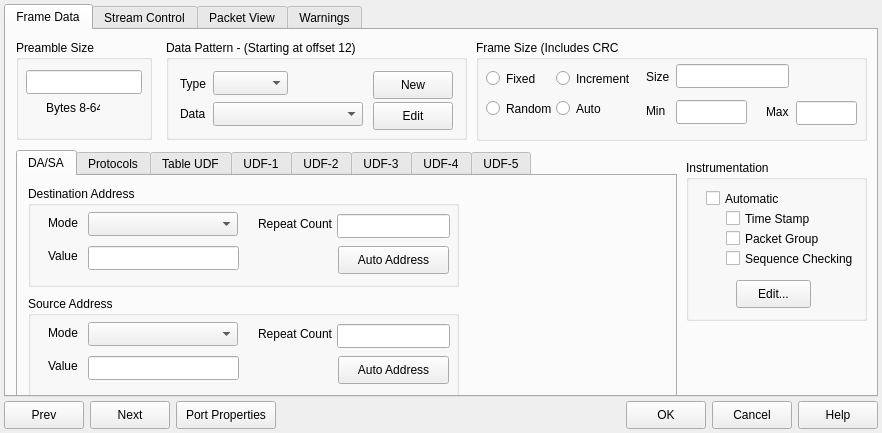
<?xml version="1.0" encoding="UTF-8"?>
<ui version="4.0">
 <class>mainWindow</class>
 <widget class="QMainWindow" name="mainWindow">
  <property name="geometry">
   <rect>
    <x>0</x>
    <y>0</y>
    <width>882</width>
    <height>433</height>
   </rect>
  </property>
  <property name="font">
   <font>
    <family>Segoe UI</family>
    <pointsize>9</pointsize>
   </font>
  </property>
  <property name="windowTitle">
   <string>mainWindow</string>
  </property>
  <widget class="QWidget" name="centralWidget">
   <layout class="QGridLayout" name="gridLayout">
    <property name="leftMargin">
     <number>4</number>
    </property>
    <property name="topMargin">
     <number>4</number>
    </property>
    <property name="rightMargin">
     <number>4</number>
    </property>
    <property name="bottomMargin">
     <number>4</number>
    </property>
    <property name="spacing">
     <number>4</number>
    </property>
    <item row="0" column="1">
     <layout class="QVBoxLayout" name="verticalLayout">
      <item>
       <widget class="QTabWidget" name="tabWidget">
        <property name="tabShape">
         <enum>QTabWidget::Rounded</enum>
        </property>
        <property name="currentIndex">
         <number>0</number>
        </property>
        <widget class="QWidget" name="tab">
         <attribute name="title">
          <string>Frame Data</string>
         </attribute>
         <widget class="QGroupBox" name="groupBox">
          <property name="geometry">
           <rect>
            <x>10</x>
            <y>10</y>
            <width>136</width>
            <height>100</height>
           </rect>
          </property>
          <property name="minimumSize">
           <size>
            <width>0</width>
            <height>100</height>
           </size>
          </property>
          <property name="maximumSize">
           <size>
            <width>16777215</width>
            <height>100</height>
           </size>
          </property>
          <property name="title">
           <string>Preamble Size</string>
          </property>
          <widget class="QLineEdit" name="lineEdit">
           <property name="geometry">
            <rect>
             <x>10</x>
             <y>30</y>
             <width>116</width>
             <height>24</height>
            </rect>
           </property>
           <property name="minimumSize">
            <size>
             <width>113</width>
             <height>24</height>
            </size>
           </property>
           <property name="maximumSize">
            <size>
             <width>16777215</width>
             <height>24</height>
            </size>
           </property>
          </widget>
          <widget class="QLabel" name="label">
           <property name="geometry">
            <rect>
             <x>30</x>
             <y>60</y>
             <width>54</width>
             <height>16</height>
            </rect>
           </property>
           <property name="text">
            <string>Bytes 8-64</string>
           </property>
          </widget>
         </widget>
         <widget class="QGroupBox" name="groupBox_2">
          <property name="geometry">
           <rect>
            <x>160</x>
            <y>10</y>
            <width>301</width>
            <height>100</height>
           </rect>
          </property>
          <property name="minimumSize">
           <size>
            <width>0</width>
            <height>100</height>
           </size>
          </property>
          <property name="maximumSize">
           <size>
            <width>16777215</width>
            <height>100</height>
           </size>
          </property>
          <property name="title">
           <string>Data Pattern - (Starting at offset 12)</string>
          </property>
          <layout class="QGridLayout" name="gridLayout_2">
           <item row="0" column="1">
            <widget class="QComboBox" name="combo_Type">
             <property name="minimumSize">
              <size>
               <width>75</width>
               <height>24</height>
              </size>
             </property>
             <property name="maximumSize">
              <size>
               <width>75</width>
               <height>16777215</height>
              </size>
             </property>
            </widget>
           </item>
           <item row="1" column="1">
            <widget class="QComboBox" name="combo_data">
             <property name="minimumSize">
              <size>
               <width>150</width>
               <height>24</height>
              </size>
             </property>
             <property name="maximumSize">
              <size>
               <width>150</width>
               <height>16777215</height>
              </size>
             </property>
            </widget>
           </item>
           <item row="0" column="0">
            <widget class="QLabel" name="label_2">
             <property name="text">
              <string>Type</string>
             </property>
            </widget>
           </item>
           <item row="1" column="3">
            <widget class="QPushButton" name="pushButton_8">
             <property name="minimumSize">
              <size>
               <width>0</width>
               <height>28</height>
              </size>
             </property>
             <property name="text">
              <string>Edit</string>
             </property>
            </widget>
           </item>
           <item row="1" column="0">
            <widget class="QLabel" name="label_3">
             <property name="text">
              <string>Data</string>
             </property>
            </widget>
           </item>
           <item row="0" column="3">
            <widget class="QPushButton" name="pushButton_7">
             <property name="minimumSize">
              <size>
               <width>0</width>
               <height>28</height>
              </size>
             </property>
             <property name="text">
              <string>New</string>
             </property>
            </widget>
           </item>
           <item row="1" column="2">
            <spacer name="horizontalSpacer_2">
             <property name="orientation">
              <enum>Qt::Horizontal</enum>
             </property>
             <property name="sizeHint" stdset="0">
              <size>
               <width>40</width>
               <height>20</height>
              </size>
             </property>
            </spacer>
           </item>
          </layout>
         </widget>
         <widget class="QGroupBox" name="groupBox_3">
          <property name="geometry">
           <rect>
            <x>470</x>
            <y>10</y>
            <width>391</width>
            <height>101</height>
           </rect>
          </property>
          <property name="title">
           <string>Frame Size (Includes CRC</string>
          </property>
          <widget class="QRadioButton" name="radioButton">
           <property name="geometry">
            <rect>
             <x>10</x>
             <y>30</y>
             <width>82</width>
             <height>17</height>
            </rect>
           </property>
           <property name="text">
            <string>Fixed</string>
           </property>
          </widget>
          <widget class="QRadioButton" name="radioButton_2">
           <property name="geometry">
            <rect>
             <x>10</x>
             <y>60</y>
             <width>82</width>
             <height>17</height>
            </rect>
           </property>
           <property name="text">
            <string>Random</string>
           </property>
          </widget>
          <widget class="QRadioButton" name="radioButton_3">
           <property name="geometry">
            <rect>
             <x>80</x>
             <y>30</y>
             <width>82</width>
             <height>17</height>
            </rect>
           </property>
           <property name="text">
            <string>Increment</string>
           </property>
          </widget>
          <widget class="QRadioButton" name="radioButton_4">
           <property name="geometry">
            <rect>
             <x>80</x>
             <y>60</y>
             <width>82</width>
             <height>17</height>
            </rect>
           </property>
           <property name="text">
            <string>Auto</string>
           </property>
          </widget>
          <widget class="QLabel" name="label_4">
           <property name="geometry">
            <rect>
             <x>170</x>
             <y>30</y>
             <width>47</width>
             <height>13</height>
            </rect>
           </property>
           <property name="text">
            <string>Size</string>
           </property>
          </widget>
          <widget class="QLabel" name="label_5">
           <property name="geometry">
            <rect>
             <x>170</x>
             <y>64</y>
             <width>47</width>
             <height>13</height>
            </rect>
           </property>
           <property name="text">
            <string>Min</string>
           </property>
          </widget>
          <widget class="QLineEdit" name="lineEdit_2">
           <property name="geometry">
            <rect>
             <x>200</x>
             <y>24</y>
             <width>113</width>
             <height>24</height>
            </rect>
           </property>
           <property name="minimumSize">
            <size>
             <width>113</width>
             <height>24</height>
            </size>
           </property>
           <property name="maximumSize">
            <size>
             <width>16777215</width>
             <height>24</height>
            </size>
           </property>
          </widget>
          <widget class="QLineEdit" name="lineEdit_3">
           <property name="geometry">
            <rect>
             <x>200</x>
             <y>60</y>
             <width>71</width>
             <height>24</height>
            </rect>
           </property>
           <property name="minimumSize">
            <size>
             <width>50</width>
             <height>24</height>
            </size>
           </property>
           <property name="maximumSize">
            <size>
             <width>16777215</width>
             <height>24</height>
            </size>
           </property>
          </widget>
          <widget class="QLineEdit" name="lineEdit_4">
           <property name="geometry">
            <rect>
             <x>320</x>
             <y>61</y>
             <width>61</width>
             <height>24</height>
            </rect>
           </property>
           <property name="minimumSize">
            <size>
             <width>50</width>
             <height>24</height>
            </size>
           </property>
           <property name="maximumSize">
            <size>
             <width>16777215</width>
             <height>24</height>
            </size>
           </property>
          </widget>
          <widget class="QLabel" name="label_6">
           <property name="geometry">
            <rect>
             <x>290</x>
             <y>65</y>
             <width>47</width>
             <height>13</height>
            </rect>
           </property>
           <property name="maximumSize">
            <size>
             <width>16777215</width>
             <height>24</height>
            </size>
           </property>
           <property name="text">
            <string>Max</string>
           </property>
          </widget>
         </widget>
         <widget class="QTabWidget" name="tabfields">
          <property name="geometry">
           <rect>
            <x>10</x>
            <y>120</y>
            <width>661</width>
            <height>251</height>
           </rect>
          </property>
          <property name="tabShape">
           <enum>QTabWidget::Rounded</enum>
          </property>
          <property name="currentIndex">
           <number>0</number>
          </property>
          <widget class="QWidget" name="tab_5">
           <attribute name="title">
            <string>DA/SA</string>
           </attribute>
           <widget class="QGroupBox" name="groupBox_5">
            <property name="geometry">
             <rect>
              <x>10</x>
              <y>10</y>
              <width>431</width>
              <height>101</height>
             </rect>
            </property>
            <property name="title">
             <string>Destination Address</string>
            </property>
            <widget class="QLabel" name="label_7">
             <property name="geometry">
              <rect>
               <x>20</x>
               <y>30</y>
               <width>47</width>
               <height>13</height>
              </rect>
             </property>
             <property name="text">
              <string>Mode</string>
             </property>
            </widget>
            <widget class="QLabel" name="label_8">
             <property name="geometry">
              <rect>
               <x>20</x>
               <y>63</y>
               <width>47</width>
               <height>13</height>
              </rect>
             </property>
             <property name="text">
              <string>Value</string>
             </property>
            </widget>
            <widget class="QComboBox" name="cmb_dest_mode">
             <property name="geometry">
              <rect>
               <x>60</x>
               <y>26</y>
               <width>150</width>
               <height>24</height>
              </rect>
             </property>
             <property name="minimumSize">
              <size>
               <width>150</width>
               <height>24</height>
              </size>
             </property>
             <property name="maximumSize">
              <size>
               <width>150</width>
               <height>16777215</height>
              </size>
             </property>
            </widget>
            <widget class="QLineEdit" name="lineEdit_5">
             <property name="geometry">
              <rect>
               <x>60</x>
               <y>60</y>
               <width>151</width>
               <height>24</height>
              </rect>
             </property>
             <property name="minimumSize">
              <size>
               <width>113</width>
               <height>24</height>
              </size>
             </property>
             <property name="maximumSize">
              <size>
               <width>16777215</width>
               <height>24</height>
              </size>
             </property>
            </widget>
            <widget class="QLabel" name="label_9">
             <property name="geometry">
              <rect>
               <x>230</x>
               <y>30</y>
               <width>81</width>
               <height>16</height>
              </rect>
             </property>
             <property name="text">
              <string>Repeat Count</string>
             </property>
            </widget>
            <widget class="QLineEdit" name="lineEdit_6">
             <property name="geometry">
              <rect>
               <x>309</x>
               <y>28</y>
               <width>113</width>
               <height>24</height>
              </rect>
             </property>
             <property name="minimumSize">
              <size>
               <width>113</width>
               <height>24</height>
              </size>
             </property>
             <property name="maximumSize">
              <size>
               <width>16777215</width>
               <height>24</height>
              </size>
             </property>
            </widget>
            <widget class="QPushButton" name="pushButton_10">
             <property name="geometry">
              <rect>
               <x>310</x>
               <y>60</y>
               <width>111</width>
               <height>28</height>
              </rect>
             </property>
             <property name="minimumSize">
              <size>
               <width>0</width>
               <height>28</height>
              </size>
             </property>
             <property name="maximumSize">
              <size>
               <width>16777215</width>
               <height>28</height>
              </size>
             </property>
             <property name="text">
              <string>Auto Address</string>
             </property>
            </widget>
           </widget>
           <widget class="QGroupBox" name="groupBox_6">
            <property name="geometry">
             <rect>
              <x>10</x>
              <y>120</y>
              <width>431</width>
              <height>101</height>
             </rect>
            </property>
            <property name="title">
             <string>Source Address</string>
            </property>
            <widget class="QLabel" name="label_16">
             <property name="geometry">
              <rect>
               <x>20</x>
               <y>30</y>
               <width>47</width>
               <height>13</height>
              </rect>
             </property>
             <property name="text">
              <string>Mode</string>
             </property>
            </widget>
            <widget class="QLabel" name="label_17">
             <property name="geometry">
              <rect>
               <x>20</x>
               <y>63</y>
               <width>47</width>
               <height>13</height>
              </rect>
             </property>
             <property name="text">
              <string>Value</string>
             </property>
            </widget>
            <widget class="QComboBox" name="cmb_src_mode">
             <property name="geometry">
              <rect>
               <x>60</x>
               <y>26</y>
               <width>150</width>
               <height>24</height>
              </rect>
             </property>
             <property name="minimumSize">
              <size>
               <width>150</width>
               <height>24</height>
              </size>
             </property>
             <property name="maximumSize">
              <size>
               <width>150</width>
               <height>16777215</height>
              </size>
             </property>
            </widget>
            <widget class="QLineEdit" name="lineEdit_11">
             <property name="geometry">
              <rect>
               <x>60</x>
               <y>60</y>
               <width>151</width>
               <height>24</height>
              </rect>
             </property>
             <property name="minimumSize">
              <size>
               <width>113</width>
               <height>24</height>
              </size>
             </property>
             <property name="maximumSize">
              <size>
               <width>16777215</width>
               <height>24</height>
              </size>
             </property>
            </widget>
            <widget class="QLabel" name="label_18">
             <property name="geometry">
              <rect>
               <x>230</x>
               <y>30</y>
               <width>81</width>
               <height>16</height>
              </rect>
             </property>
             <property name="text">
              <string>Repeat Count</string>
             </property>
            </widget>
            <widget class="QLineEdit" name="lineEdit_12">
             <property name="geometry">
              <rect>
               <x>309</x>
               <y>28</y>
               <width>113</width>
               <height>24</height>
              </rect>
             </property>
             <property name="minimumSize">
              <size>
               <width>113</width>
               <height>24</height>
              </size>
             </property>
             <property name="maximumSize">
              <size>
               <width>16777215</width>
               <height>24</height>
              </size>
             </property>
            </widget>
            <widget class="QPushButton" name="pushButton_13">
             <property name="geometry">
              <rect>
               <x>310</x>
               <y>60</y>
               <width>111</width>
               <height>28</height>
              </rect>
             </property>
             <property name="minimumSize">
              <size>
               <width>0</width>
               <height>28</height>
              </size>
             </property>
             <property name="maximumSize">
              <size>
               <width>16777215</width>
               <height>28</height>
              </size>
             </property>
             <property name="text">
              <string>Auto Address</string>
             </property>
            </widget>
           </widget>
          </widget>
          <widget class="QWidget" name="tab_6">
           <attribute name="title">
            <string>Protocols</string>
           </attribute>
          </widget>
          <widget class="QWidget" name="tab_8">
           <attribute name="title">
            <string>Table UDF</string>
           </attribute>
          </widget>
          <widget class="QWidget" name="tab_9">
           <attribute name="title">
            <string>UDF-1</string>
           </attribute>
          </widget>
          <widget class="QWidget" name="tab_7">
           <attribute name="title">
            <string>UDF-2</string>
           </attribute>
          </widget>
          <widget class="QWidget" name="tab_10">
           <attribute name="title">
            <string>UDF-3</string>
           </attribute>
          </widget>
          <widget class="QWidget" name="tab_11">
           <attribute name="title">
            <string>UDF-4</string>
           </attribute>
          </widget>
          <widget class="QWidget" name="tab_12">
           <attribute name="title">
            <string>UDF-5</string>
           </attribute>
          </widget>
         </widget>
         <widget class="QGroupBox" name="groupBox_4">
          <property name="geometry">
           <rect>
            <x>680</x>
            <y>130</y>
            <width>181</width>
            <height>161</height>
           </rect>
          </property>
          <property name="title">
           <string>Instrumentation</string>
          </property>
          <widget class="QCheckBox" name="checkBox">
           <property name="geometry">
            <rect>
             <x>20</x>
             <y>30</y>
             <width>91</width>
             <height>17</height>
            </rect>
           </property>
           <property name="text">
            <string>Automatic</string>
           </property>
          </widget>
          <widget class="QCheckBox" name="checkBox_2">
           <property name="geometry">
            <rect>
             <x>40</x>
             <y>50</y>
             <width>101</width>
             <height>17</height>
            </rect>
           </property>
           <property name="text">
            <string>Time Stamp</string>
           </property>
          </widget>
          <widget class="QCheckBox" name="checkBox_3">
           <property name="geometry">
            <rect>
             <x>40</x>
             <y>70</y>
             <width>101</width>
             <height>17</height>
            </rect>
           </property>
           <property name="text">
            <string>Packet Group</string>
           </property>
          </widget>
          <widget class="QCheckBox" name="checkBox_4">
           <property name="geometry">
            <rect>
             <x>40</x>
             <y>90</y>
             <width>131</width>
             <height>17</height>
            </rect>
           </property>
           <property name="text">
            <string>Sequence Checking</string>
           </property>
          </widget>
          <widget class="QPushButton" name="pushButton_9">
           <property name="geometry">
            <rect>
             <x>50</x>
             <y>120</y>
             <width>75</width>
             <height>28</height>
            </rect>
           </property>
           <property name="minimumSize">
            <size>
             <width>0</width>
             <height>28</height>
            </size>
           </property>
           <property name="maximumSize">
            <size>
             <width>16777215</width>
             <height>28</height>
            </size>
           </property>
           <property name="text">
            <string>Edit...</string>
           </property>
          </widget>
         </widget>
        </widget>
        <widget class="QWidget" name="tab_2">
         <attribute name="title">
          <string>Stream Control</string>
         </attribute>
        </widget>
        <widget class="QWidget" name="tab_3">
         <attribute name="title">
          <string>Packet View</string>
         </attribute>
        </widget>
        <widget class="QWidget" name="tab_4">
         <attribute name="title">
          <string>Warnings</string>
         </attribute>
        </widget>
       </widget>
      </item>
     </layout>
    </item>
    <item row="1" column="1">
     <layout class="QHBoxLayout" name="horizontalLayout">
      <item>
       <widget class="QPushButton" name="pushButton_6">
        <property name="enabled">
         <bool>true</bool>
        </property>
        <property name="minimumSize">
         <size>
          <width>0</width>
          <height>28</height>
         </size>
        </property>
        <property name="text">
         <string>Prev</string>
        </property>
       </widget>
      </item>
      <item>
       <widget class="QPushButton" name="pushButton_5">
        <property name="minimumSize">
         <size>
          <width>0</width>
          <height>28</height>
         </size>
        </property>
        <property name="text">
         <string>Next</string>
        </property>
       </widget>
      </item>
      <item>
       <widget class="QPushButton" name="pushButton_4">
        <property name="minimumSize">
         <size>
          <width>100</width>
          <height>28</height>
         </size>
        </property>
        <property name="text">
         <string>Port Properties</string>
        </property>
       </widget>
      </item>
      <item>
       <spacer name="horizontalSpacer">
        <property name="orientation">
         <enum>Qt::Horizontal</enum>
        </property>
        <property name="sizeHint" stdset="0">
         <size>
          <width>40</width>
          <height>20</height>
         </size>
        </property>
       </spacer>
      </item>
      <item>
       <widget class="QPushButton" name="pushButton_3">
        <property name="minimumSize">
         <size>
          <width>0</width>
          <height>28</height>
         </size>
        </property>
        <property name="text">
         <string>OK</string>
        </property>
       </widget>
      </item>
      <item>
       <widget class="QPushButton" name="pushButton_2">
        <property name="minimumSize">
         <size>
          <width>0</width>
          <height>28</height>
         </size>
        </property>
        <property name="text">
         <string>Cancel</string>
        </property>
       </widget>
      </item>
      <item>
       <widget class="QPushButton" name="pushButton">
        <property name="minimumSize">
         <size>
          <width>0</width>
          <height>28</height>
         </size>
        </property>
        <property name="text">
         <string>Help</string>
        </property>
       </widget>
      </item>
     </layout>
    </item>
   </layout>
  </widget>
 </widget>
 <layoutdefault spacing="6" margin="11"/>
 <resources/>
 <connections/>
</ui>
